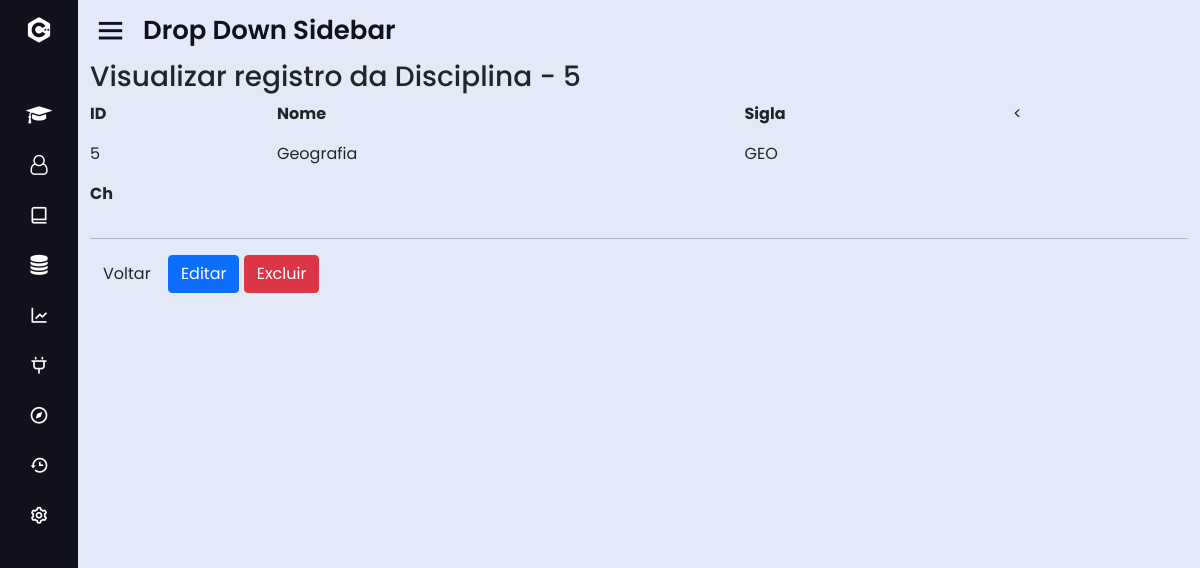
Screenshot of /?page=view_disc&id=5 with the database file from the repository.
### tables this page shows
CREATE TABLE IF NOT EXISTS `disciplina` (
  `id` int(11) NOT NULL AUTO_INCREMENT,
  `nome` varchar(50) DEFAULT NULL,
  `sigla` varchar(10) NOT NULL,
  `ch` varchar(50) NOT NULL DEFAULT '',
  PRIMARY KEY (`id`)
);

### sis/disciplina/view_disc.php (the view, shortened to what this page needs)
<?php
	$id = (int) $_GET['id'];
	$sql = mysqli_query($con, "select * from disciplina where id = '".$id."';");
	$row = mysqli_fetch_array($sql);
?>
<div id="main" class="container-fluid">
	<h3 class="page-header">Visualizar registro da Disciplina - <?php echo $id; ?> </h3>
	<div class="row">
		<div class="col-md-2">
			<p><strong>ID</strong></p>
			<p><?php echo $row['id'];?></p>
		</div>
		<div class="col-md-5">
			<p><strong>Nome</strong></p>
			<p><?php echo $row['nome'];?></p>
		</div>
		<div class="col-md-3">
			<p><strong>Sigla</strong></p>
			<p><?php echo $row['sigla'];?></p>
		</div>
		<<div class="col-md-2">
			<p><strong>Ch</strong></p>
		</div>
	</div>
	<hr/>
	<div id="actions" class="row">
		<div class="col-md-12">
			<a href="?page=lista_disc" class="btn btn-default">Voltar</a>
				<?php echo "<a href=?page=fedit_disc&id=".$row['id']." class='btn btn-primary'>Editar</a>";?>
				<?php echo "<a href=?page=excluir_disc&id=".$row['id']." class='btn btn-danger'>Excluir</a>";?>
		</div>
	</div>
</div>

### css/style.css (style rules this page uses)
* { margin: 0; padding: 0; box-sizing: border-box; font-family: 'Poppins', sans-serif; }

### rows the page displays
disciplina: id "5", nome "Geografia", sigla "GEO"

### other values shown
$id "5"
